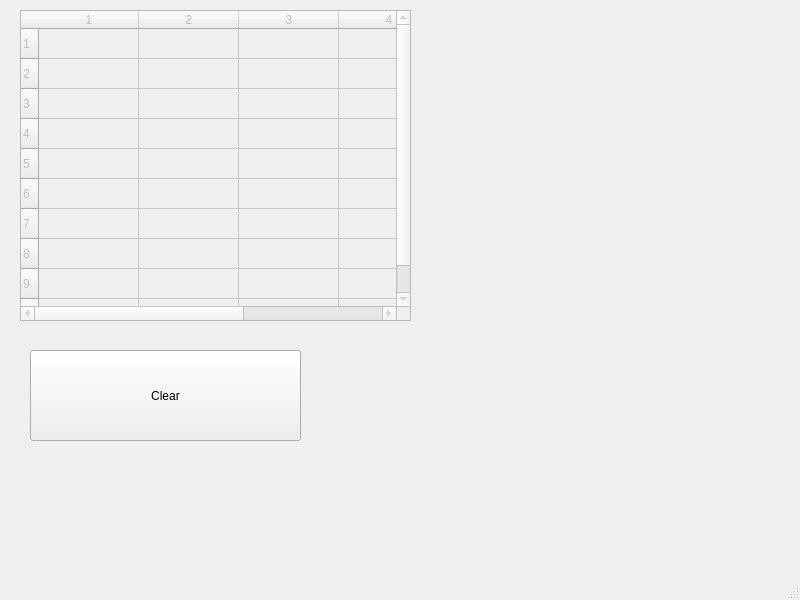
<?xml version="1.0" encoding="UTF-8"?>
<ui version="4.0">
 <class>MainWindow</class>
 <widget class="QMainWindow" name="MainWindow">
  <property name="enabled">
   <bool>true</bool>
  </property>
  <property name="geometry">
   <rect>
    <x>0</x>
    <y>0</y>
    <width>800</width>
    <height>600</height>
   </rect>
  </property>
  <property name="windowTitle">
   <string>MainWindow</string>
  </property>
  <widget class="QWidget" name="centralwidget">
   <widget class="QTableWidget" name="tableWidget">
    <property name="enabled">
     <bool>false</bool>
    </property>
    <property name="geometry">
     <rect>
      <x>20</x>
      <y>10</y>
      <width>391</width>
      <height>311</height>
     </rect>
    </property>
    <property name="rowCount">
     <number>10</number>
    </property>
    <property name="columnCount">
     <number>5</number>
    </property>
    <row/>
    <row/>
    <row/>
    <row/>
    <row/>
    <row/>
    <row/>
    <row/>
    <row/>
    <row/>
    <column/>
    <column/>
    <column/>
    <column/>
    <column/>
   </widget>
   <widget class="QPushButton" name="pushButton">
    <property name="geometry">
     <rect>
      <x>30</x>
      <y>350</y>
      <width>271</width>
      <height>91</height>
     </rect>
    </property>
    <property name="text">
     <string>Clear</string>
    </property>
   </widget>
  </widget>
  <widget class="QMenuBar" name="menubar">
   <property name="geometry">
    <rect>
     <x>0</x>
     <y>0</y>
     <width>800</width>
     <height>19</height>
    </rect>
   </property>
  </widget>
  <widget class="QStatusBar" name="statusbar"/>
 </widget>
 <resources/>
 <connections>
  <connection>
   <sender>pushButton</sender>
   <signal>clicked()</signal>
   <receiver>tableWidget</receiver>
   <slot>clear()</slot>
   <hints>
    <hint type="sourcelabel">
     <x>255</x>
     <y>421</y>
    </hint>
    <hint type="destinationlabel">
     <x>256</x>
     <y>251</y>
    </hint>
   </hints>
  </connection>
 </connections>
</ui>
